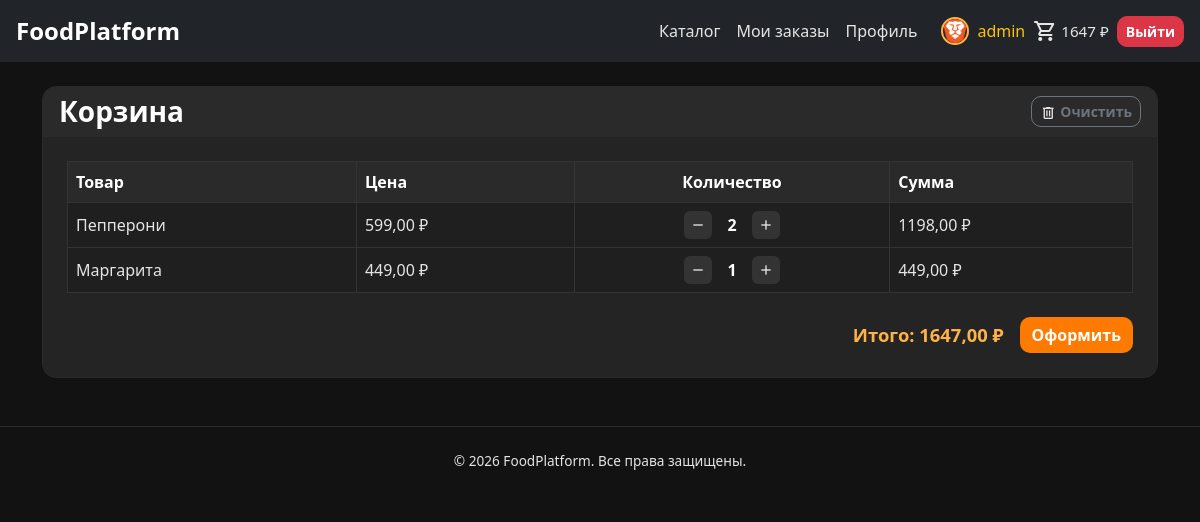
Page /basket/ (signed in) on the committed database.
### users/models.py (models this page shows)
class User(AbstractUser):
    first_name = models.CharField("Имя", max_length=150, blank=True)
    last_name = models.CharField("Фамилия", max_length=150, blank=True)
    phone = models.CharField("Телефон", max_length=20, blank=True)
    birth_date = models.DateField(
        "Дата рождения",
        null=True,
        blank=True
    )
    gender = models.CharField(
        "Пол",
        max_length=10,
        choices=[
            ("male", "Мужской"),
            ("female", "Женский")
        ],
        blank=True
    )
    avatar = models.ImageField(
        "Аватар",
        upload_to="avatars/",
        blank=True,
    )
    GENDER_AVATAR_MAP = {
        "male": "img/avatars/default_male.png",
        "female": "img/avatars/default_female.png",
    }
    DEFAULT_AVATAR = "img/avatars/default_neutral.png"
    def get_avatar_url(self):
        if self.avatar:
            return self.avatar.url
        return static(self.GENDER_AVATAR_MAP.get(self.gender, self.DEFAULT_AVATAR))
    class Meta:
        verbose_name = "пользователь"
        verbose_name_plural = "пользователи"

### products/models.py (models this page shows, shortened)
class Basket(models.Model):
    user = models.ForeignKey(
        settings.AUTH_USER_MODEL,
        on_delete=models.CASCADE,
        related_name='baskets',
        verbose_name="Пользователь",
    )
    product = models.ForeignKey(
        Product,
        on_delete=models.CASCADE,
        related_name='baskets',
        verbose_name="Товар",
    )
    quantity = models.PositiveIntegerField("Количество", default=1)
    created_timestamp = models.DateTimeField("Дата добавления", auto_now_add=True)
    class Meta:
        verbose_name = "корзина"
        verbose_name_plural = "корзины"
    def sum(self):
        return self.product.price * self.quantity

class Product(models.Model):
    name = models.CharField("Название", max_length=256)
    image = models.ImageField("Изображение", upload_to='products/')
    description = models.TextField("Описание")
    short_description = models.CharField("Краткое описание", max_length=64)
    price = models.DecimalField("Цена", max_digits=10, decimal_places=2)
    quantity = models.PositiveIntegerField("Количество")
    rating = models.DecimalField(
        "Рейтинг",
        max_digits=2,
        decimal_places=1,
        default=0,
        help_text="От 0 до 5",
    )
    category = models.ForeignKey(
        ProductCategory,
        on_delete=models.CASCADE,
        related_name='products',
        verbose_name="Категория",
    )
    class Meta:
        verbose_name = "товар"
        verbose_name_plural = "товары"

### products/views.py (the view, shortened to what this page needs)
# urls.py: path('basket/', views.basket_view, name='basket'),
def basket_view(request):
    if request.user.is_authenticated:
        baskets = Basket.objects.filter(user=request.user).select_related('product')
        total_sum = sum(item.sum() for item in baskets)
        return render(request, 'products/basket.html', {
            'baskets': baskets,
            'total_sum': total_sum,
        })

### products/context_processors.py (called while the page is built, shortened)
def cart_total(request):
    if request.user.is_authenticated:
        baskets = Basket.objects.filter(user=request.user).select_related('product')
        total = sum(item.sum() for item in baskets)
        count = sum(item.quantity for item in baskets)
        return {"cart_total": total, "cart_count": count}

### products/templates/products/basket.html (shortened to what this page needs)
{% extends "products/base.html" %}
{% block content %}
    <div class="row justify-content-center">
        <div class="col-12">
            <div class="card basket-card">
                <div class="card-header d-flex justify-content-between align-items-center">
                    <h3 class="mb-0">Корзина</h3>
                    {% if baskets or session_baskets %}
                        <a href="{% if baskets %}{% url 'clear_basket' %}{% else %}{% url 'session_clear' %}{% endif %}"
                           class="btn btn-outline-secondary btn-sm"
                           onclick="return confirm('Очистить корзину?');">
                            <span class="material-symbols-outlined align-middle me-1" style="font-size:1rem">delete</span>Очистить
                        </a>
                    {% endif %}
                </div>
                <div class="card-body">
                    {% if baskets %}
                        <div class="table-responsive">
                            <table class="table table-bordered align-middle mb-0">
                                <thead>
                                <tr>
                                    <th>Товар</th>
                                    <th>Цена</th>
                                    <th class="text-center">Количество</th>
                                    <th>Сумма</th>
                                </tr>
                                </thead>
                                <tbody>
                                {% for item in baskets %}
                                    <tr>
                                        <td>{{ item.product.name }}</td>
                                        <td class="text-nowrap">{{ item.product.price }} ₽</td>
                                        <td class="text-center">
                                            <div class="d-inline-flex align-items-center gap-2">
                                                <a href="{% url 'decrease_quantity' item.id %}"
                                                   class="basket-qty-btn" title="Уменьшить">
                                                    <span class="material-symbols-outlined">remove</span>
                                                </a>
                                                <span class="basket-qty-value">{{ item.quantity }}</span>
                                                <a href="{% url 'increase_quantity' item.id %}"
                                                   class="basket-qty-btn" title="Увеличить">
                                                    <span class="material-symbols-outlined">add</span>
                                                </a>
                                            </div>
                                        </td>
                                        <td class="text-nowrap">{{ item.sum }} ₽</td>
                                    </tr>
                                {% endfor %}
                                </tbody>
                            </table>
                        </div>
                        <div class="d-flex flex-wrap justify-content-end align-items-center mt-4 gap-3">
                            <span class="basket-total">Итого: {{ total_sum }} ₽</span>
                            <a href="{% url 'create_order' %}" class="btn btn-success">Оформить</a>
                        </div>
                    {% endif %}
                </div>
            </div>
        </div>
    </div>
{% endblock %}

### products/templates/products/base.html (shortened to what this page needs)
{% load static %}
<!DOCTYPE html>
<html lang="ru">
<head>
    <link href="https://cdn.jsdelivr.net/npm/bootstrap@5.3.3/dist/css/bootstrap.min.css" rel="stylesheet">
    <link rel="stylesheet" href="{% static 'css/style.css' %}">
</head>
<body>
<nav class="navbar navbar-expand-lg navbar-dark bg-dark sticky-top">
    <div class="container-fluid px-3">
        <a class="navbar-brand fw-semibold fs-4" href="{% url 'index' %}">FoodPlatform</a>
        <div class="d-none d-lg-flex flex-grow-1 justify-content-end" id="navbarMain">
            <ul class="navbar-nav ms-auto align-items-center">
                <li class="nav-item"><a class="nav-link{% if request.resolver_match.url_name == 'index' or request.resolver_match.url_name == 'category' %} active{% endif %}" href="{% url 'index' %}">Каталог</a></li>
                <li class="nav-item"><a class="nav-link{% if request.resolver_match.url_name == 'orders' %} active{% endif %}" href="{% url 'orders' %}">Мои заказы</a></li>
                {% if user.is_authenticated %}
                    <li class="nav-item"><a class="nav-link{% if request.resolver_match.url_name == 'profile' %} active{% endif %}" href="{% url 'users:profile' %}">Профиль</a></li>
                    <li class="nav-item ms-3 d-flex align-items-center">
                        <img src="{{ user.get_avatar_url }}" alt="" class="profile-avatar-nav me-2">
                        <span class="text-warning">{{ user.username }}</span>
                    </li>
                    <li class="nav-item ms-2">
                        <a href="{% url 'basket' %}"
                           class="navbar-cart d-flex align-items-center text-decoration-none text-white"
                           title="Корзина">
                            <span class="material-symbols-outlined md-24">shopping_cart</span>
                            <span class="navbar-cart__total ms-1">{{ cart_total|floatformat:0 }} ₽</span>
                        </a>
                    </li>
                    <li class="nav-item ms-2">
                        <form method="post" action="{% url 'users:logout' %}" class="d-inline">{% csrf_token %}
                            <button type="submit" class="btn btn-sm btn-danger">Выйти</button>
                        </form>
                    </li>
                {% endif %}
            </ul>
        </div>
    </div>
</nav>
<main class="container mt-4">
    {% block content %}
    {% endblock %}
</main>
<footer class="site-footer text-center">
    <span>&copy; {% now "Y" %} FoodPlatform. Все права защищены.</span>
</footer>
</body>
</html>

### static/css/style.css (style rules this page uses)
body { font-family: "Segoe UI", Arial, sans-serif; margin: 0; min-height: 100vh; background-color: #121212; color: #e5e5e5; }
.material-symbols-outlined { font-variation-settings: "opsz" 24, "wght" 400, "FILL" 0, "GRAD" 0; vertical-align: middle; user-select: none; }
.material-symbols-outlined.md-24 { font-variation-settings: "opsz" 24; }
.nav-link { color: #e5e5e5 !important; }
.navbar-brand { color: #ffffff !important; }
.navbar-cart { color: #e5e5e5; font-size: 0.95rem; font-weight: 500; }
.navbar-cart .material-symbols-outlined { font-variation-settings: "opsz" 24, "FILL" 0, "wght" 400, "GRAD" 0; }
.navbar-cart__total { white-space: nowrap; }
h1, h2, h3, h4, h5, h6 { font-weight: 700; color: #ffffff; margin-bottom: 25px; }
p, span, label, li, td, th { color: #e5e5e5; }
a { text-decoration: none; }
.row { row-gap: 0; }
.card { border: 1px solid #2a2a2a; border-radius: 16px; background: #242424; color: #ffffff; transition: 0.25s ease; overflow: hidden; }
.card-body { background: #242424; }
.card-header { border: none; font-weight: 600; background: #2a2a2a !important; color: #ffffff !important; }
.btn { border-radius: 10px; font-weight: 600; }
.btn-success { background: #ff7a00; border: none; color: #fff; }
.btn-warning, .btn-danger { color: #fff; }
.table { color: #e5e5e5 !important; background-color: #1f1f1f !important; }
.table tbody, .table tbody tr, .table tbody td { background-color: #1f1f1f !important; color: #e5e5e5 !important; }
.table thead, .table thead th { background-color: #2a2a2a !important; color: #ffffff !important; border-color: #333333 !important; }
.table th, .table td { border-color: #333333 !important; vertical-align: middle; }
.table-bordered { border-color: #333333 !important; }
.table-bordered th, .table-bordered td { border-color: #333333 !important; }
.basket-card { border-radius: 14px; overflow: hidden; }
.basket-card .card-body { padding: 1.5rem; }
.basket-total { font-size: 1.15rem; font-weight: 700; color: #ffb347; }
.basket-qty-btn { display: inline-flex; align-items: center; justify-content: center; width: 28px; height: 28px; border-radius: 6px; background: #333; color: #e5e5e5; text-decoration: none; transition: background 0.15s; }
.basket-qty-btn .material-symbols-outlined { font-size: 1rem; }
.basket-qty-value { min-width: 1.5rem; text-align: center; font-weight: 600; color: #fff; }
.site-footer { padding: 1.5rem 0; margin-top: 3rem; border-top: 1px solid #2a2a2a; color: #757575; font-size: 0.85rem; }
.profile-avatar-nav { width: 28px; height: 28px; object-fit: cover; border-radius: 50%; border: 2px solid #ffb347; }

### rows in the picture
User: username "admin"
Basket: product.name "Пепперони", product.price "599,00", quantity "2", sum "1198,00"
Basket: product.name "Маргарита", product.price "449,00", quantity "1", sum "449,00"

### other values in the picture
{{ cart_total|floatformat:0 }} "1647"
{{ total_sum }} "1647,00"
